Frame 1 (no input): blank canvas, image omitted
Frame 60 (no input): blank canvas, image omitted
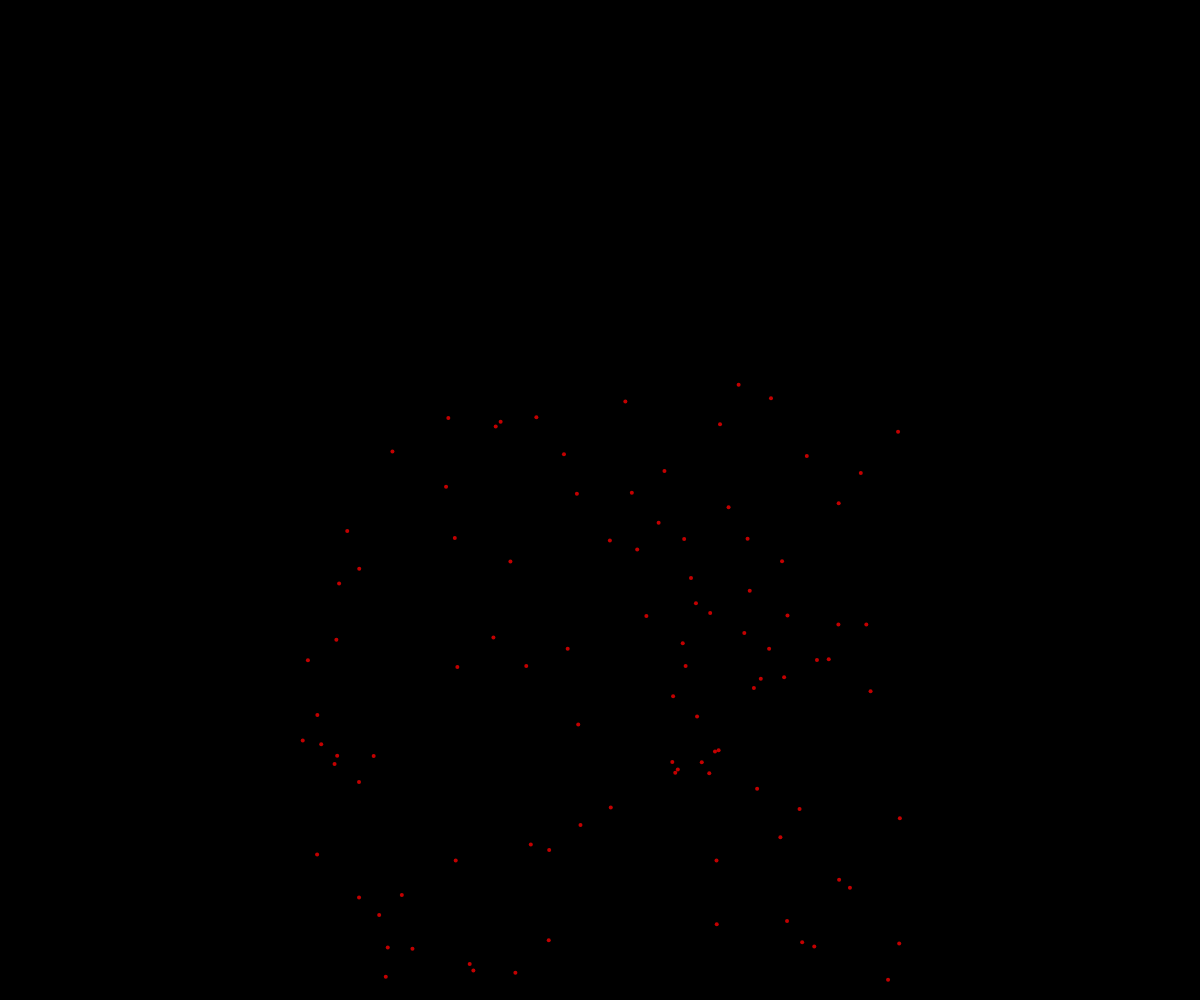
Frame 120 (the mouse pressed at the canvas centre since frame 60)

The p5.js sketch whose frames 1 and 60 were blank and that drew this single picture after the mouse press (run headless with seeded random() and noise() and a simulated clock; from frame 60 on, the mouse is pressed at the canvas centre):

// p5.js sketch
// ── sketch.js
// Fireworks Oop Demo

const GRAVITY = 0.1;
const OPACITY_CHANGE = 1;
const FIREWORKS = 100;

class Particle{
  constructor(x, y){
    this.x = x;
    this.y = y;
    this.dx = random(-5, 5);
    this.dy = random(-5, 5);
    this.radius = 2;
    this.r = 255;
    this.g = 0;
    this.b = 0;
    this.opacity = 255;
  }

  display(){
    noStroke();
    fill(this.r, this.g, this.b, this.opacity);
    circle(this.x, this.y, this.radius*2);
  }

  update(){
    this.dy += GRAVITY;
    this.y += this.dy;
    this.x += this.dx;
    this.opacity -= OPACITY_CHANGE;
  }

  isDead(){
    return this.opacity <= 0;
  }
}

let theFireworks = [];


function setup() {
  createCanvas(windowWidth, windowHeight);
}

function draw() {
  background(0);
  for(let firework of theFireworks){
    if (!firework.isDead()){
      firework.update();
      firework.display();
    }
    else{
      let index = theFireworks.indexOf(firework);
      theFireworks.splice(index, 1);
    }
  }
}

function mousePressed(){
  for(let i = 0; i<FIREWORKS; i++){
    let someFirework = new Particle(mouseX, mouseY);
    theFireworks.push(someFirework);
  }
}
